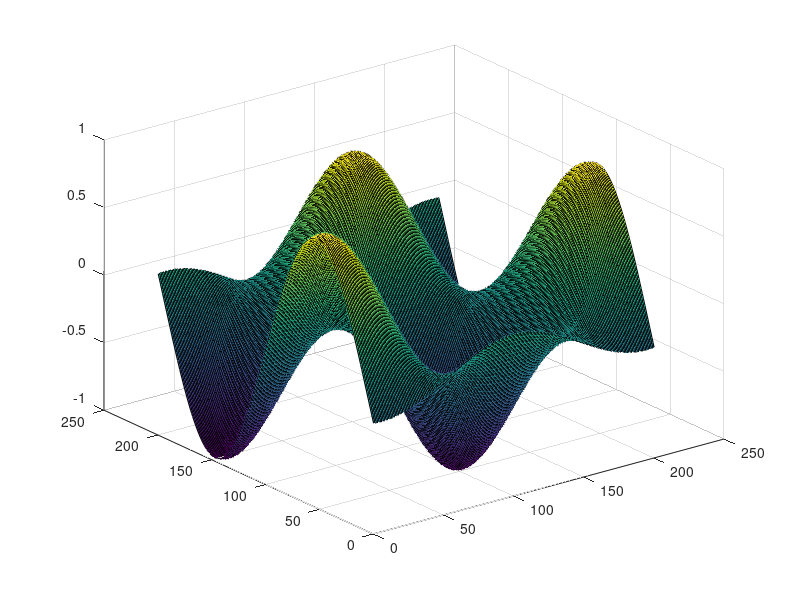

Write the MATLAB code that produced this figure.
x = -10:0.1:10;
y = -10:0.1:10;
z = zeros(size(x));

for i = 1:length(x)
    for j = 1:length(x)
        z(i,j) = sin(x(i)/3) * cos(y(j)/3);
    end
end

surf(z);